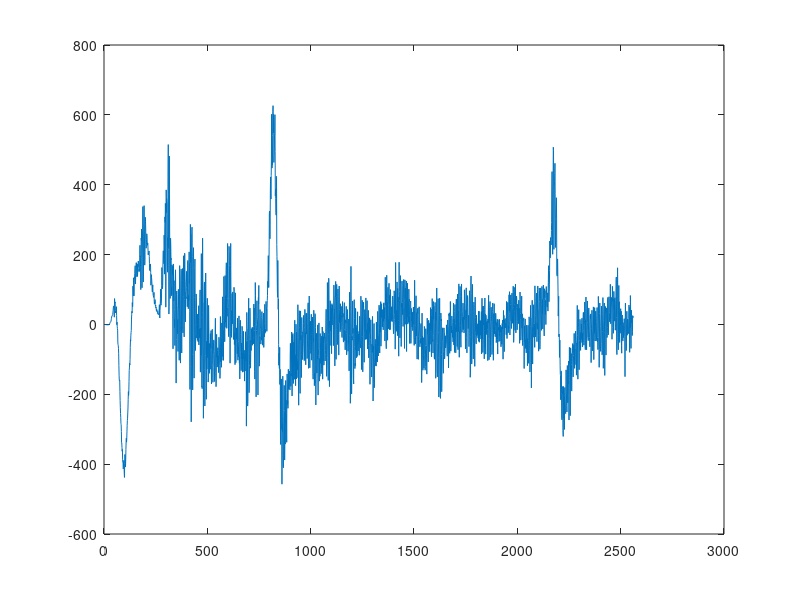

This figure's MATLAB source:
function EEG()

load('EEG.mat')

time = 10;
Fs = length(val)/time;

%Order of FIR system
Number_of_coefficient = 100;

%Number of sections
N = 2;

y=0;

%Main loop
for i=1:N
   if i==1      %For low-pass filter
       b=fir1(Number_of_coefficient,1/32);
   else          %For high-pass filter
       b=fir1(Number_of_coefficient,30/128,'high');
   end
   
   %Final output
   y = y + filter(b,1,val);
       
end
plot(y)
length(y)
end